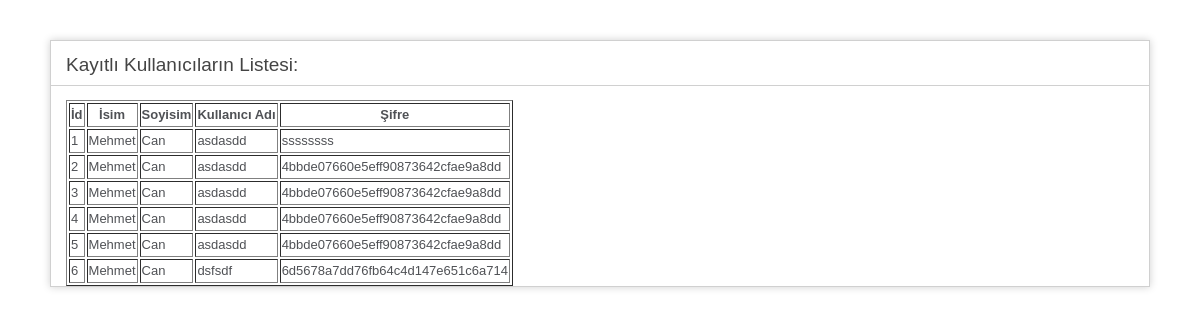
The page /index.php/form_app/list on the database its author committed.
### tables this page shows
CREATE TABLE `users` (
  `id` int(11) NOT NULL,
  `name` varchar(100) NOT NULL,
  `surname` varchar(100) NOT NULL,
  `username` varchar(50) NOT NULL,
  `password` varchar(50) NOT NULL,
  `is_active` tinyint(1) NOT NULL,
  `created_at` timestamp NOT NULL DEFAULT current_timestamp() ON UPDATE current_timestamp()
);

### application/controllers/Form_App.php (called while the page is built, shortened)
<?php
class Form_App extends CI_Controller
{
    public function list()
    {
        $this->load->model("Form_App_Model");
        $data = $this->Form_App_Model->get_all();
        $viewData = array(
            "items" => $data
        );
        $this->load->view("list_v", $viewData);
    }
};

### index.php (called while the page is built, shortened)
<?php
require_once BASEPATH.'core/CodeIgniter.php';

### application/models/Form_App_Model.php (called while the page is built, shortened)
<?php
class Form_App_Model extends CI_Model
{
    public $table_name = "users";
    public function get_all()
    {
        return $this->db->get($this->table_name)->result();
    }
}

### application/views/list_v.php (the view, shortened to what this page needs)
<!DOCTYPE html>
<html lang="en">
<head>
</head>
<body>
	<div id="container">
		<h1>Kayıtlı Kullanıcıların Listesi:</h1>
		<div id="body">
			<table border="1px" >
				<thead>
					<tr>
						<th>İd</th>
						<th>İsim</th>
						<th>Soyisim</th>
						<th>Kullanıcı Adı</th>
						<th>Şifre</th>
					</tr>
				</thead>
				<tbody>
					<?php foreach ($items as  $item) {  ?>
						<tr>
							<td><?php echo $item->id;  ?></td>
							<td><?php echo $item->name;  ?></td>
							<td><?php echo $item->surname;  ?></td>
							<td><?php echo $item->username;  ?></td>
							<td><?php echo $item->password;  ?></td>
						</tr>
					<?php } ?>
				</tbody>
			</table>
		</div>
	</div>
</body>
</html>

### application/views/list_v.php (style rules this page uses)
body { background-color: #fff; margin: 40px; font: 13px/20px normal Helvetica, Arial, sans-serif; color: #4F5155; }
h1 { color: #444; background-color: transparent; border-bottom: 1px solid #D0D0D0; font-size: 19px; font-weight: normal; margin: 0 0 14px 0; padding: 14px 15px 10px 15px; }
#body { margin: 0 15px 0 15px; min-height: 96px; }
#container { margin: 10px; border: 1px solid #D0D0D0; box-shadow: 0 0 8px #D0D0D0; }

### rows shown on the page
users: id "1", name "Mehmet", surname "Can", username "asdasdd", password "ssssssss"
users: id "2", name "Mehmet", surname "Can", username "asdasdd", password "4bbde07660e5eff90873642cfae9a8dd"
users: id "3", name "Mehmet", surname "Can", username "asdasdd", password "4bbde07660e5eff90873642cfae9a8dd"
users: id "4", name "Mehmet", surname "Can", username "asdasdd", password "4bbde07660e5eff90873642cfae9a8dd"
users: id "5", name "Mehmet", surname "Can", username "asdasdd", password "4bbde07660e5eff90873642cfae9a8dd"
users: id "6", name "Mehmet", surname "Can", username "dsfsdf", password "6d5678a7dd76fb64c4d147e651c6a714"
